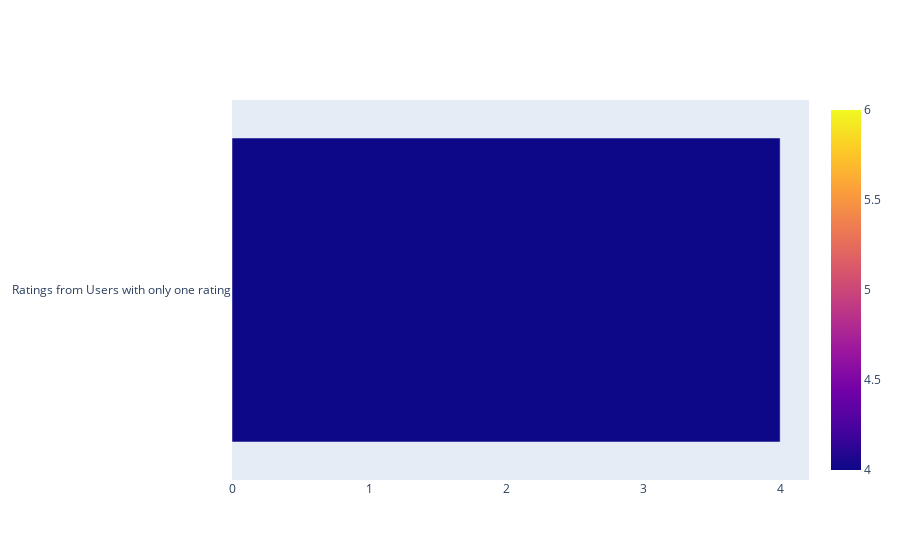

Notebook code cell kept with this figure:
### Code cell
#fig = make_subplots(rows=2, cols=1, shared_yaxes=True)
fig = go.Figure(go.Bar())
y = pd.Series(['Ratings from Users with only one rating'])
#fig.update_layout(barmode='stack')

fig.add_trace(go.Bar(y=y, x=[4, 5, 6],
                    marker=dict(color=[4, 5, 6], coloraxis="coloraxis"), orientation='h'))
#fig.update_layout(barmode='overlay')

#fig.add_trace(go.Bar(y=[1, 2, 3], x=[2, 3, 5],
#                    marker=dict(color=[2, 3, 5], coloraxis="coloraxis"), orientation='h'),
#              2, 1)
#fig.update_layout(barmode='stack')
#fig.update_layout(coloraxis=dict(colorscale='Bluered_r'), showlegend=False)#, barmode='stack')
fig.update_layout(barmode='stack')
fig.show()

### Figure 1 — Plotly figure (JSON) as saved in the notebook; plotly's stock layout.template omitted (floating-point values rounded to 4 significant figures)
{"data": [{"type": "bar"}, {"marker": {"color": [4, 5, 6], "coloraxis": "coloraxis"}, "orientation": "h", "type": "bar", "x": [4, 5, 6], "y": ["Ratings from Users with only one rating"]}], "layout": {"barmode": "stack"}}
